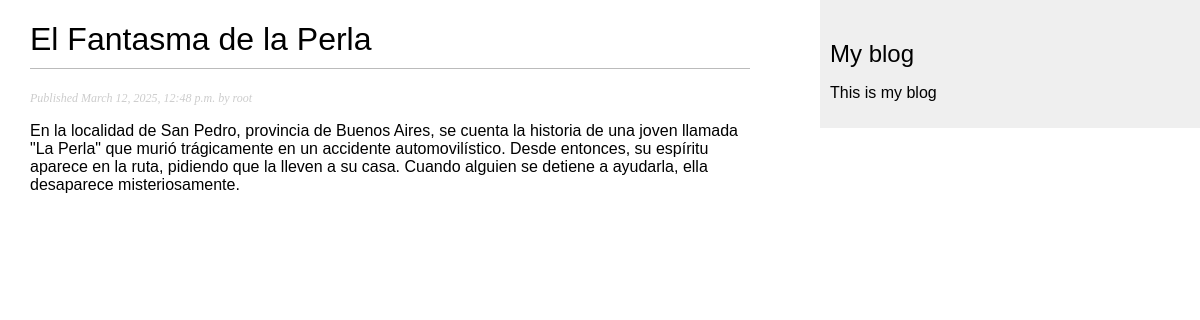
Page /blog/2025/3/12/el-fantasma-de-la-perla/ on the committed database.
### blog/models.py (models this page shows, shortened)
class Post(models.Model):
    class Status(models.TextChoices):
        DRAFT = 'DF', 'Draft'
        PUBLISHED = 'PB', 'Published'
    title = models.CharField(max_length=250)
    slug = models.SlugField(max_length=250, unique_for_date='publish') # Va a hacer que sea unico por fecha
    author = models.ForeignKey(User,
                               on_delete=models.CASCADE, # Si yo elimino un usuario, borra todo en cascada
                               related_name='blog_posts')
    body = models.TextField()
    publish = models.DateTimeField(default=timezone.now) #Vamos a poder ponerle nosotros la fecha
    created = models.DateTimeField(auto_now_add=True) #Se actualiza solo cuando se crea
    updated = models.DateTimeField(auto_now=True) #Se actualiza cada vez que se actualiza
    status = models.CharField(max_length=2, # Solo dos opciones (borrado o publicado)
                              choices=Status.choices,
                              default=Status.DRAFT) # Por defecto definimos que va a estar en un estado de borrador
    objects = models.Manager()
    published = PublishManager()
    class Meta:
        ordering = ['-publish']
        indexes = [
            models.Index(fields=['-publish']),
        ]

### blog/views.py (the view)
# urls.py: path('<int:year>/<int:month>/<int:day>/<slug:post>/', views.post_detail, name='post_detail'),
def post_detail(request, year, month, day, post):
    post = get_object_or_404(Post,
                             status=Post.Status.PUBLISHED,
                             slug = post,
                             publish__year = year,
                             publish__month = month,
                             publish__day = day)
    return render(request,
                  'blog/post/detail.html',
                  {'post':post})

### blog/templates/blog/post/detail.html (shortened to what this page needs)
{% extends "blog/base.html" %}
{% block content %}
  <h1>{{ post.title }}</h1>
  <p class="date">
    Published {{ post.publish }} by {{ post.author }}
  </p>
  {{ post.body|linebreaks }}
{% endblock %}

### blog/static/css/blog.css (style rules this page uses)
body { margin:0; padding:0; font-family:helvetica, sans-serif; }
h1 { font-weight:normal; border-bottom:1px solid #bbb; padding:0 0 10px 0; }
p.date { color:#ccc; font-family: georgia, serif; font-size: 12px; font-style: italic; }

### rows in the picture
Post: title "El Fantasma de la Perla", publish "March 12, 2025, 12:48 p.m.", author "root", body "En la localidad de San Pedro, provincia de Buenos Aires, se cuenta la historia de una joven llamada \"La Perla\" que murió trágicamente en un accidente automovilístico. Desde entonces, su espíritu aparece en la ruta, pidiendo que la lleven a su casa. Cuando alguien se detiene a ayudarla, ella desaparece misteriosamente."
